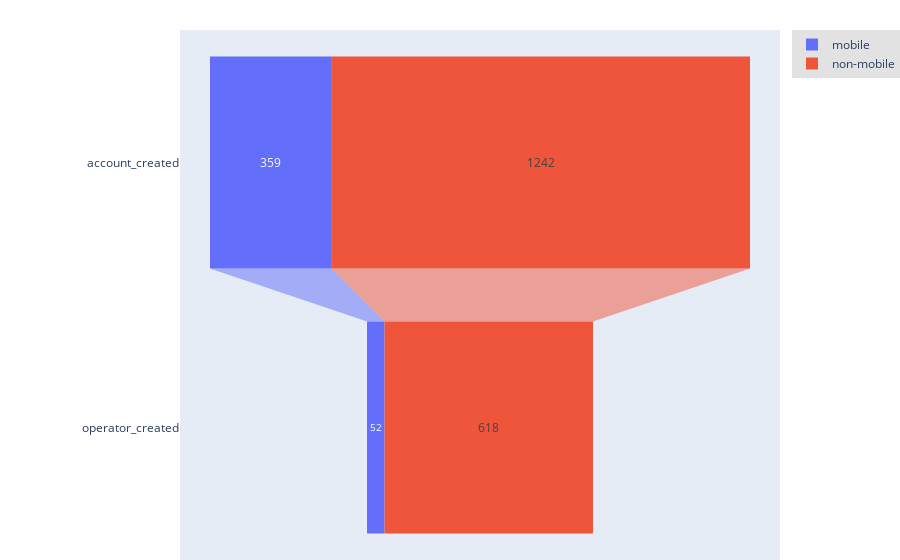

The notebook cell saved with this chart:
### Code cell
import ezpackage

g1 = set(df[(df['USER_AGENT_BROWSER_OS'] == 'iOS') | (
    df['USER_AGENT_BROWSER_OS'] == 'Android OS')]['USER_ID'])
g2 = set(df['USER_ID']) - g1

#g1 = set(df[(df['EVENT'] == 'asset-shared') | (
#    df['EVENT'] == 'asset_shared')]['USER_ID'])
#g2 = set(df['USER_ID']) - g1


groups = ezpackage.funnel.funnel(data=df, targets=[
    'account_created',  'operator_created'], event_col=event_col, index_col=user_col, groups=(g1, g2),
    group_names=('mobile', 'non-mobile'))

#groups = ezpackage.funnel.funnel(data=df, targets=[
#    'dataset_created',  'operator_created'], event_col=event_col, index_col=user_col, groups=(g1, g2),
#    group_names=('shared', 'not-shared'))

fig = ezpackage.funnel.plot(groups)
fig.show()

### Figure 1 — Plotly figure (JSON) as saved in the notebook; plotly's stock layout.template omitted (floating-point values rounded to 4 significant figures)
{"data": [{"name": "mobile", "type": "funnel", "x": [359, 52], "y": ["account_created", "operator_created"]}, {"name": "non-mobile", "type": "funnel", "x": [1242, 618], "y": ["account_created", "operator_created"]}], "layout": {"funnelmode": "stack", "hovermode": "closest", "legend": {"bgcolor": "#E2E2E2", "font": {"size": 12}, "orientation": "v", "xanchor": "left"}, "margin": {"b": 0, "l": 180, "pad": 0, "r": 0, "t": 30}, "showlegend": true}}
